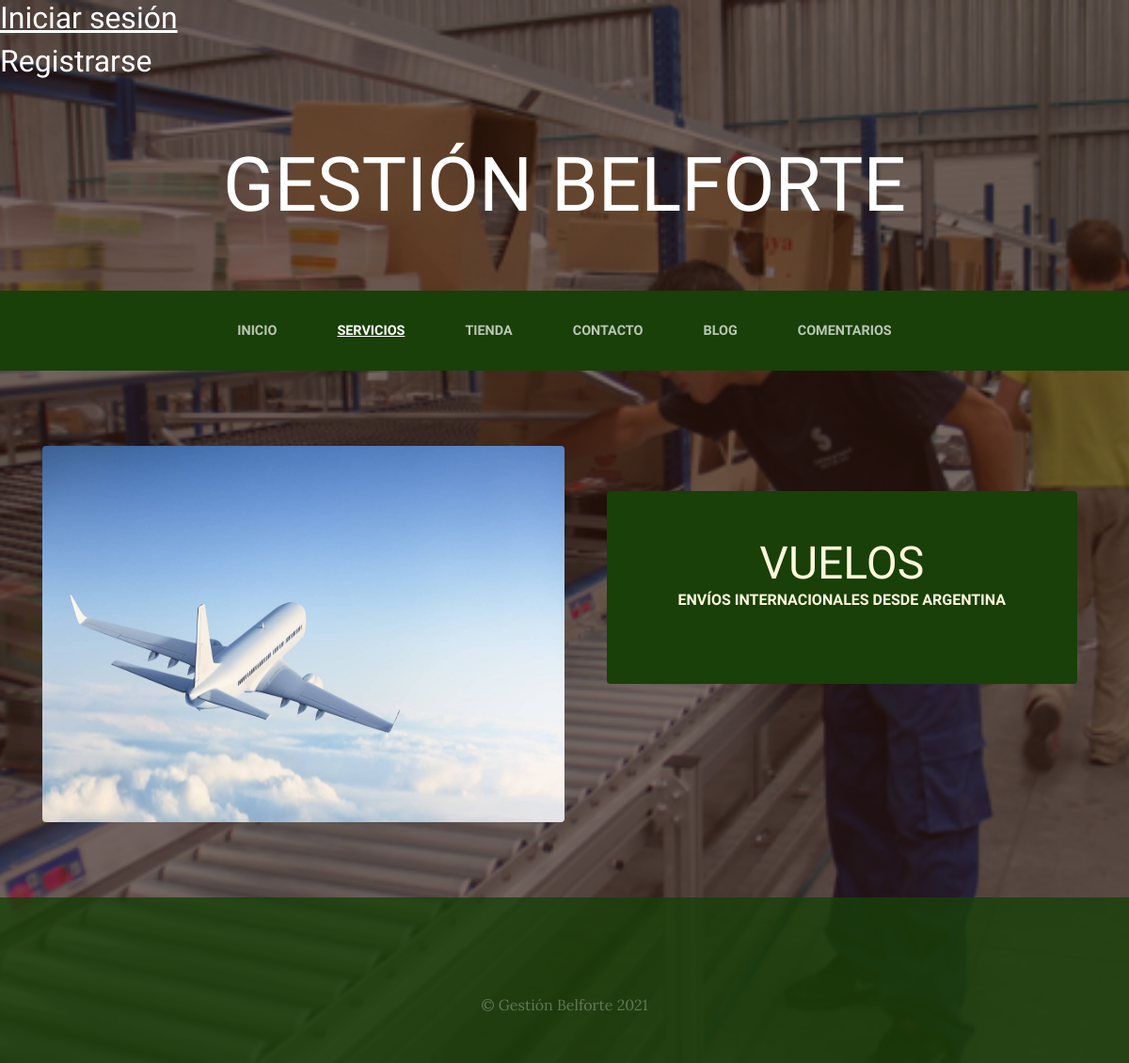
The app's page /servicios/ with its own data.
### servicios/models.py (models this page shows, shortened)
class Servicio(models.Model):
    titulo=models.CharField(max_length=50)
    contenido=models.CharField(max_length=50)
    imagen=models.ImageField(upload_to='servicios')#upload_to="nombre de una carpeta". Lleva las imagenes a guardarse en la carpeta que indique antes en el archivo settings.py, pero a una subcarpeta de esta con el nombre que le di aca.
    created=models.DateTimeField(auto_now_add=True)
    updated=models.DateTimeField(auto_now_add=True)
    class Meta:
        verbose_name='servicio'
        verbose_name_plural='servicios'

### servicios/views.py (the view)
# urls.py: path('servicios/', include('servicios.urls')),
def servicios(request):
    servicios=Servicio.objects.all()
    return render(request, 'servicios/servicios.html', {"servicios" : servicios})

### carro/context_processor.py (called while the page is built, shortened)
def importe_total_carro(request):
    total=0
    miCarro=Carro(request)  #debo crear el objeto Carro aunque no lo use aca para poder acceder a el, si no, no funciona NADA del sitio web
    try:
        print('XD')
        return {'importe_total_carro':total}
    except:
        return {'importe_total_carro':total}

### servicios/templates/servicios/servicios.html
{% extends "ProyectoWebApp/base.html" %}
{% load static %}
{% block content %}
    {% for servicio in servicios %}
    <section class="page-section clearfix">
        <div class="container">
          <div class="intro">
            <img class="intro-img img-fluid mb-3 mb-lg-0 rounded" src="{{servicio.imagen.url}}" alt="" style="width: 50%; height: 50%;">
            <div class="intro-text left-0 text-center bg-faded p-5 rounded">
              <h2 class="section-heading mb-4" >
                <span class="section-heading-lower">{{servicio.titulo}}</span>
                <span class="section-heading-upper">{{servicio.contenido}}</span>
              </h2>
            </div>
          </div>
        </div>
      </section>
    {% endfor %}
{% endblock %}

### ProyectoWebApp/static/ProyectoWebApp/css/gestion.css (style rules this page uses)
body { font-family: 'Lora'; background: linear-gradient(rgba(47, 23, 15, 0.65), rgba(47, 23, 15, 0.65)), url("../img/bg_main.jpg"); background-attachment: fixed; background-position: center; background-size: cover; }
h1, h2, h3, h4, h5, h6 { font-family: 'Raleway'; }
.page-section { margin-top: 5rem; margin-bottom: 5rem; }
.section-heading { text-transform: uppercase; }
.section-heading .section-heading-upper { display: block; font-size: 1rem; font-weight: 800; padding-bottom:.5rem; }
.section-heading .section-heading-lower { display: block; font-size: 3rem; font-weight: 100; }
.bg-faded { background-color: rgba(255, 255, 255, 0.85); }
.intro { position: relative; }
@media (min-width: 992px) { .intro .intro-img { width: 75%; float: left; } }
@media (min-width: 992px) { .intro .intro-text { left: 600; width: 60%; margin-top: 3rem; background-color: rgba(24, 64, 8); color: cornsilk; position: absolute; } }
@media (min-width: 1200px) { .intro .intro-text { width: 45%; } }

### records on screen
Servicio: imagen (picture), titulo "VUELOS", contenido "ENVÍOS INTERNACIONALES DESDE ARGENTINA"
